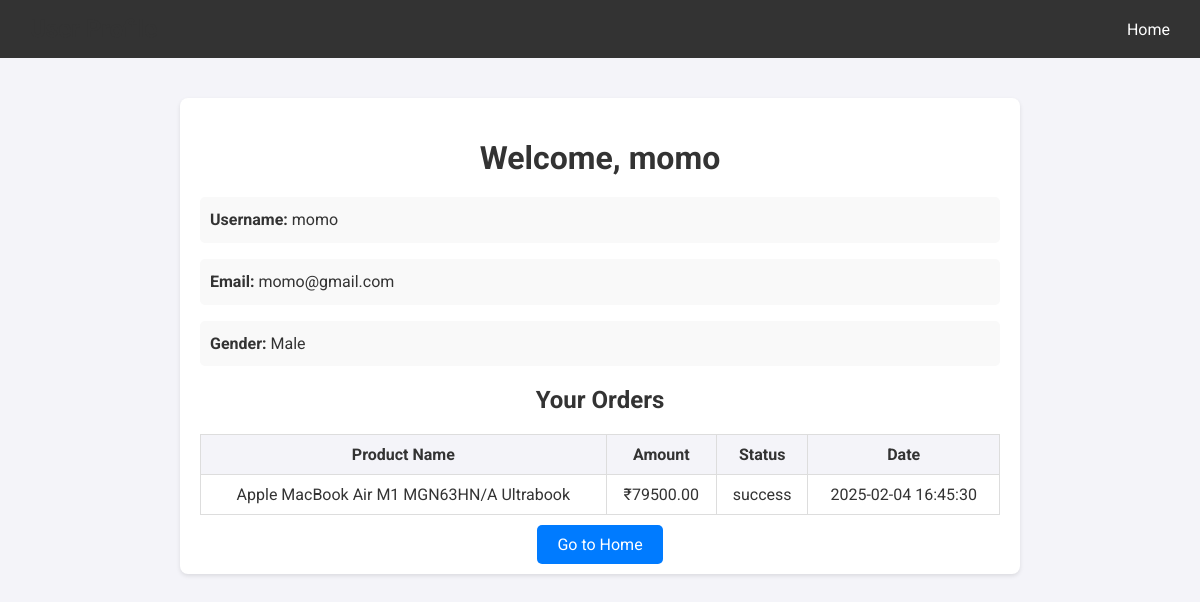
Screenshot of /profile/ (signed in) with the database file from the repository.
### store/models.py (models this page shows, shortened)
class UserRegistration(models.Model):
    GENDER_CHOICES = [
        ('M', 'Male'),
        ('F', 'Female'),
        ('O', 'Other'),
    ]
    username = models.CharField(max_length=150, unique=True)
    email = models.EmailField(unique=True)
    gender = models.CharField(max_length=1, choices=GENDER_CHOICES)
    password = models.CharField(max_length=128)

### payments/models.py (models this page shows, shortened)
class Payment(models.Model):
    order_id = models.CharField(max_length=100)
    payment_id = models.CharField(max_length=100, blank=True, null=True)
    signature = models.CharField(max_length=256, blank=True, null=True)
    amount = models.DecimalField(max_digits=10, decimal_places=2)
    status = models.CharField(max_length=20, default='created')
    created_at = models.DateTimeField(auto_now_add=True)
    product_name = models.ForeignKey(Product, on_delete=models.CASCADE, blank=True, null=True)
    user = models.ForeignKey(UserRegistration, on_delete=models.CASCADE, blank=True, null=True)

### store/product.py (models this page shows, shortened)
class Product(models.Model):
    name=models.CharField(max_length=50)
    category=models.ForeignKey(Catogary,on_delete=models.CASCADE,default=1)
    image=models.ImageField(upload_to='img')
    desc=models.TextField()
    price=models.IntegerField()

### store/views.py (the view)
# urls.py: path('profile/',views.profile,name='profile'),
def profile(request):
    if 'username' in request.session:
        user_id = request.session.get('user_id')  # Replace with your authentication logic
        user = get_object_or_404(UserRegistration, id=user_id)
        orders = Payment.objects.filter(user=user)  # Fetch orders for the logged-in user
        return render(request, 'store/profile.html', {
            'user': user,
            'orders': orders,
        })
    else:
        messages.error(request, "You need to log in to view your profile.")
        return redirect('login')

### templates/store/profile.html (shortened to what this page needs)
<!DOCTYPE html>
<html lang="en">
<head>
</head>
<body>
    <header>
        <h1>User Profile</h1>
        <div class="nav-links">
            <a href="{% url 'home' %}">Home</a>
        </div>
    </header>
    <div class="profile-container">
        <h1>Welcome, {{ user.username }}</h1>
        <div class="profile-details">
            <p><strong>Username:</strong> {{ user.username }}</p>
            <p><strong>Email:</strong> {{ user.email }}</p>
            <p><strong>Gender:</strong> {{ user.get_gender_display }}</p>
        </div>
        <div class="order-details">
            <h2>Your Orders</h2>
            {% if orders %}
            <table>
                <thead>
                    <tr>
                        <th>Product Name</th>
                        <th>Amount</th>
                        <th>Status</th>
                        <th>Date</th>
                    </tr>
                </thead>
                <tbody>
                    {% for order in orders %}
                    <tr>
                        <td>{{ order.product_name.name }}</td>
                        <td>₹{{ order.amount }}</td>
                        <td>{{ order.status }}</td>
                        <td>{{ order.created_at|date:"Y-m-d H:i:s" }}</td>
                    </tr>
                    {% endfor %}
                </tbody>
            </table>
            {% else %}
            <p>No orders found.</p>
            {% endif %}
        </div>
        <div class="profile-actions">
            <a href="{% url 'home' %}">Go to Home</a>
        </div>
    </div>
</body>
</html>

### templates/store/profile.html (style rules this page uses)
body { font-family: 'Roboto', sans-serif; margin: 0; padding: 0; background: #f4f4f9; color: #333; }
header { background: #333; color: #fff; padding: 15px 30px; display: flex; align-items: center; justify-content: space-between; }
header h1 { margin: 0; font-size: 1.5em; }
.nav-links a { text-decoration: none; color: #fff; margin-left: 20px; }
.profile-container { max-width: 800px; margin: 40px auto; padding: 20px; background: #fff; border-radius: 8px; box-shadow: 0 2px 4px rgba(0, 0, 0, 0.1); }
h1, h2 { text-align: center; margin-bottom: 20px; color: #333; }
.profile-details p, .order-details p { font-size: 1em; line-height: 1.6; background: #f9f9f9; padding: 10px; border-radius: 5px; margin-bottom: 10px; }
table { width: 100%; border-collapse: collapse; margin-top: 20px; }
th, td { padding: 10px; text-align: center; border: 1px solid #ddd; }
th { background: #f4f4f9; color: #333; }
.profile-actions { text-align: center; margin-top: 20px; }
.profile-actions a { text-decoration: none; font-size: 1em; color: #fff; padding: 10px 20px; border-radius: 5px; background: #007bff; transition: background 0.3s; }

### rows the page displays
UserRegistration: username "momo", email "momo@gmail.com", gender "Male"
Payment: product_name.name "Apple MacBook Air M1 MGN63HN/A Ultrabook", amount "79500.00", status "success", created_at "2025-02-04 16:45:30"
